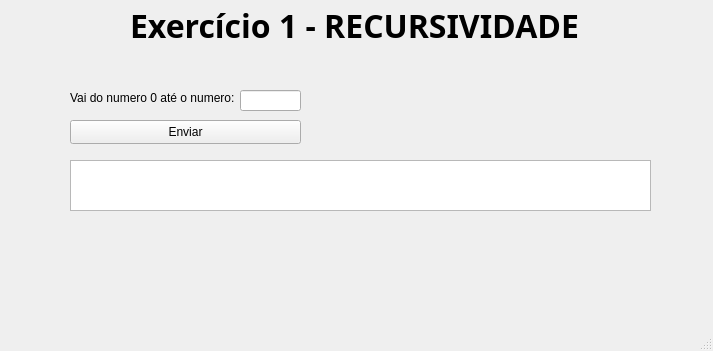
<?xml version="1.0" encoding="UTF-8"?>
<ui version="4.0">
 <class>MainWindow</class>
 <widget class="QMainWindow" name="MainWindow">
  <property name="geometry">
   <rect>
    <x>0</x>
    <y>0</y>
    <width>713</width>
    <height>351</height>
   </rect>
  </property>
  <property name="windowTitle">
   <string>MainWindow</string>
  </property>
  <widget class="QWidget" name="centralwidget">
   <widget class="QLabel" name="label">
    <property name="geometry">
     <rect>
      <x>70</x>
      <y>90</y>
      <width>171</width>
      <height>16</height>
     </rect>
    </property>
    <property name="text">
     <string>Vai do numero 0 até o numero:</string>
    </property>
   </widget>
   <widget class="QLineEdit" name="lineEdit_num">
    <property name="geometry">
     <rect>
      <x>240</x>
      <y>90</y>
      <width>61</width>
      <height>21</height>
     </rect>
    </property>
   </widget>
   <widget class="QTextEdit" name="textEdit_Res">
    <property name="geometry">
     <rect>
      <x>70</x>
      <y>160</y>
      <width>581</width>
      <height>51</height>
     </rect>
    </property>
    <property name="readOnly">
     <bool>true</bool>
    </property>
   </widget>
   <widget class="QPushButton" name="pushButton_Enviar">
    <property name="geometry">
     <rect>
      <x>70</x>
      <y>120</y>
      <width>231</width>
      <height>24</height>
     </rect>
    </property>
    <property name="text">
     <string>Enviar</string>
    </property>
   </widget>
   <widget class="QLabel" name="label_2">
    <property name="geometry">
     <rect>
      <x>130</x>
      <y>10</y>
      <width>451</width>
      <height>31</height>
     </rect>
    </property>
    <property name="font">
     <font>
      <family>Sitka Heading Semibold</family>
      <pointsize>24</pointsize>
      <bold>true</bold>
     </font>
    </property>
    <property name="text">
     <string>Exercício 1 - RECURSIVIDADE</string>
    </property>
   </widget>
  </widget>
  <widget class="QMenuBar" name="menubar">
   <property name="geometry">
    <rect>
     <x>0</x>
     <y>0</y>
     <width>713</width>
     <height>21</height>
    </rect>
   </property>
  </widget>
  <widget class="QStatusBar" name="statusbar"/>
 </widget>
 <resources/>
 <connections/>
</ui>
